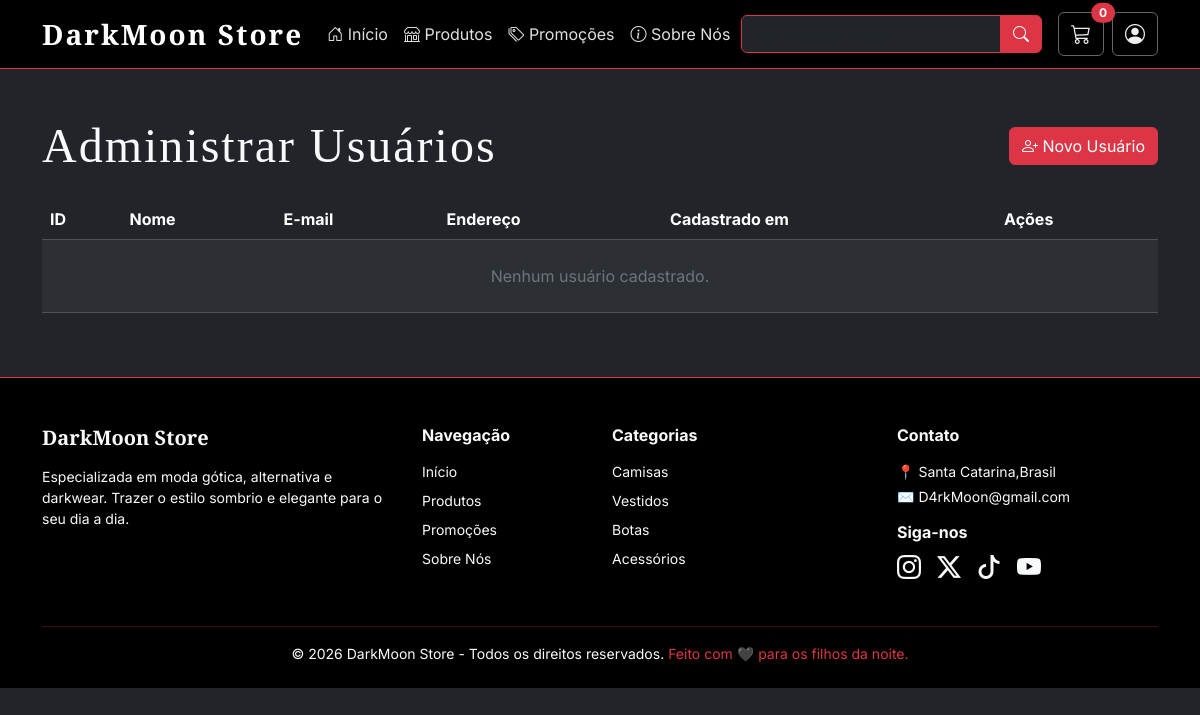
/admin_usuarios.php, run on an earlier commit of the app's database.
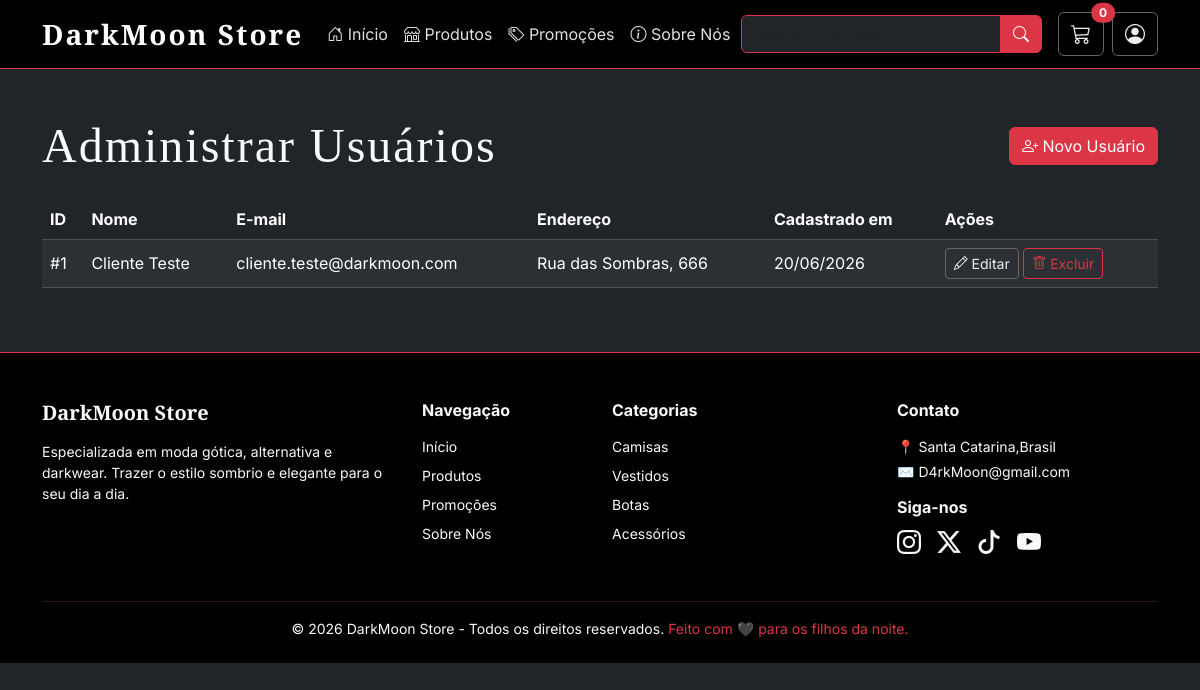
And on a later commit of the database.
### tables this page shows
CREATE TABLE usuarios (
    id_usuario    INT AUTO_INCREMENT PRIMARY KEY,
    nome          VARCHAR(150) NOT NULL,
    email         VARCHAR(150) NOT NULL UNIQUE,
    senha         VARCHAR(255) NOT NULL,
    endereco      VARCHAR(255),
    data_cadastro TIMESTAMP DEFAULT CURRENT_TIMESTAMP
);

### admin_usuarios.php (the view, shortened to what this page needs)
<?php
include 'templates/header.php';
include 'config/conexao.php';
?>
<div class="container mt-5 mb-5">
    <div class="d-flex justify-content-between align-items-center mb-4">
        <h1 class="display-5 mb-0">Administrar Usuários</h1>
        <a href="usuario_form.php" class="btn btn-danger">
            <i class="bi bi-person-plus"></i> Novo Usuário
        </a>
    </div>
    <div class="table-responsive">
        <table class="table table-dark table-striped align-middle">
            <thead>
                <tr>
                    <th>ID</th>
                    <th>Nome</th>
                    <th>E-mail</th>
                    <th>Endereço</th>
                    <th>Cadastrado em</th>
                    <th>Ações</th>
                </tr>
            </thead>
            <tbody>
                <?php
                $sql = "SELECT id_usuario, nome, email, endereco, data_cadastro FROM usuarios ORDER BY nome";
                $result = $conn->query($sql);
                if ($result && $result->num_rows > 0):
                    while ($usuario = $result->fetch_assoc()):
                ?>
                    <tr>
                        <td>#<?= (int) $usuario['id_usuario'] ?></td>
                        <td><?= htmlspecialchars($usuario['nome']) ?></td>
                        <td><?= htmlspecialchars($usuario['email']) ?></td>
                        <td><?= htmlspecialchars($usuario['endereco'] ?? '—') ?></td>
                        <td><?= date('d/m/Y', strtotime($usuario['data_cadastro'])) ?></td>
                        <td>
                            <a href="usuario_form.php?id=<?= $usuario['id_usuario'] ?>" class="btn btn-outline-light btn-sm">
                                <i class="bi bi-pencil"></i> Editar
                            </a>
                            <a href="usuario_excluir.php?id=<?= $usuario['id_usuario'] ?>"
                               class="btn btn-outline-danger btn-sm"
                               onclick="return confirm('Tem certeza que deseja excluir este usuário?');">
                                <i class="bi bi-trash"></i> Excluir
                            </a>
                        </td>
                    </tr>
                <?php
                    endwhile;
                else:
                ?>
                    <tr>
                        <td colspan="6" class="text-center text-secondary py-4">Nenhum usuário cadastrado.</td>
                    </tr>
                <?php endif; ?>
            </tbody>
        </table>
    </div>
</div>
<?php include 'templates/footer.php'; ?>

What changed in the data, as far as the page shows it:
added usuarios: id_usuario "1", nome "Cliente Teste", email "cliente.teste@darkmoon.com", endereco "Rua das Sombras, 666", data_cadastro "20/06/2026"
Also different on the page:
text no longer shown: "Nenhum usuário cadastrado."
